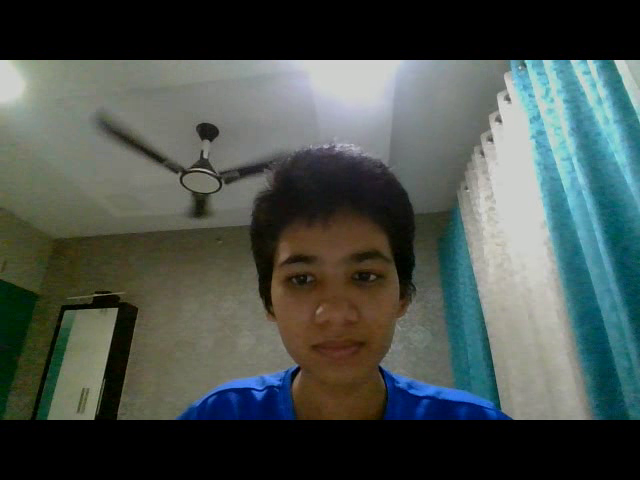
#> input picture frame 31 of Videos/myVideo.avi, 640 x 480 px, given in place of vtest.avi, which was not available
$ jupyter execute 26-object-tracking.ipynb   (text cells are left out)
#> lines starting #> are read from the running program, lines starting #| are printed output that depends on the picture; after the words box and inside, x2 and y2 are one past the last pixel; in counts of white or black regions, pixels touching at a corner belong together; pictures that were not available may be replaced by others from this repository, and a replacement may not be noted
[cell 1]
import cv2
import numpy as np

[cell 2]
cap = cv2.VideoCapture('./Videos/vtest.avi')
ret,frame = cap.read()
#> frame is the input picture: shape (480, 640, 3); mean B, G, R 76.5, 80.9, 72.1

[cell 3]
# set the initial location of target window
x,y,w,h = 250, 220, 40, 90
track_window = (x,y,w,h)

[cell 4]
# set roi for tracking
roi = frame[y:y+h, x:x+w]
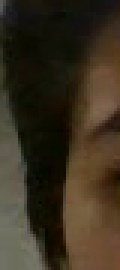
#> roi: shape (90, 40, 3) (shown 3 times larger); mean B, G, R 31.7, 47.8, 57.8

# histogram back projected image
hsv_roi = cv2.cvtColor(roi, cv2.COLOR_BGR2HSV)
#> hsv_roi: shape (90, 40, 3); mean H, S, V 23.2, 139, 58.1
mask = cv2.inRange(hsv_roi, np.array((0.,60.,32.)), np.array((180.,255.,255.)))
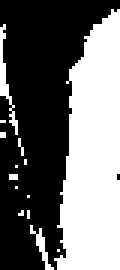
#> mask: shape (90, 40) (shown 3 times larger); 42.8% white; 14 white regions (11 under 20 px), largest, box (x1, y1, x2, y2) and area: (18, 3, 40, 90) 1417, (0, 8, 6, 45) 60, (10, 75, 18, 90) 33
roi_hist = cv2.calcHist([hsv_roi], [0], mask, [180], [0,180])
#> roi_hist = 180 values, max 245 at index 15, min 0 at index 0, mean 8.56
roi_hist = cv2.normalize(roi_hist, roi_hist, 0, 255, cv2.NORM_MINMAX)
#> roi_hist = 180 values, max 255 at index 15, min 0 at index 0, mean 8.9

[cell 5]
# Set up the termination criteria
# either 10 iterations or move by at least 1 pt
term_criteria = (cv2.TERM_CRITERIA_EPS | cv2.TERM_CRITERIA_COUNT, 10, 1)

[cell 6]
while True:
    ret, frame = cap.read()
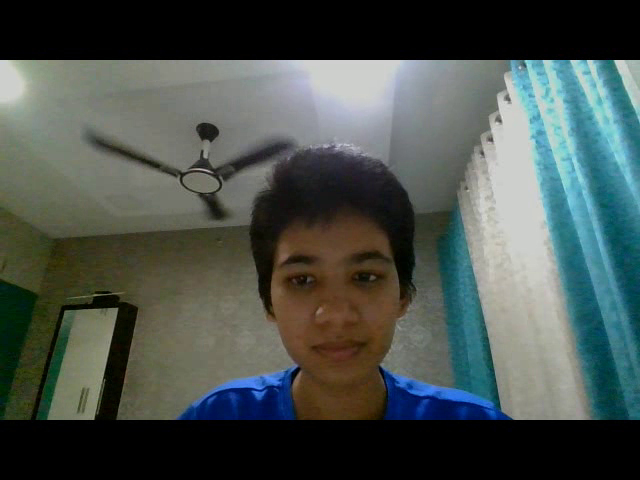
#> input picture frame 32 of Videos/myVideo.avi, 640 x 480 px, given in place of vtest.avi, which was not available
#> frame is the input picture: shape (480, 640, 3); mean B, G, R 76.6, 80.8, 72.2
    if ret == True:
        hsv = cv2.cvtColor(frame, cv2.COLOR_BGR2HSV)
#> hsv: shape (480, 640, 3); mean H, S, V 42.9, 67.5, 86.8


        # find the new hist back projected image
        dst = cv2.calcBackProject([hsv], [0], roi_hist, [0,180], 1)
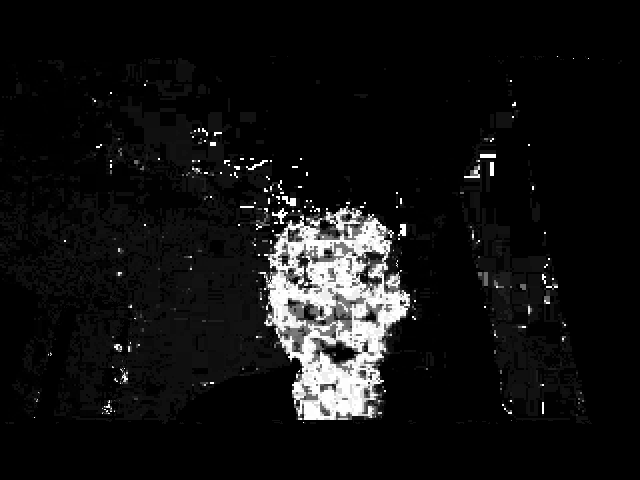
#> dst: shape (480, 640); min 0, max 255, mean 17.6


        # apply mean shift to get the new location
        # ret,track_window = cv2.meanShift(dst, track_window, term_criteria)

        # apply cam shift method
        ret,track_window = cv2.CamShift(dst, track_window, term_criteria)
#> ret = ((290.5, 285), (57.43, 121.6), 2.75); track_window = (261, 223, 59, 124)


        # draw it on image
        x,y,w,h = track_window
#> x = 261; y = 223; w = 59; h = 124
        finalImg = cv2.rectangle(frame, (x,y), (x+w,y+h), 255, 3)


        cv2.imshow('frame', frame)
        cv2.imshow('final image', finalImg)
        cv2.imshow('back projected image', dst)
        if cv2.waitKey(30) & 0xFF == ord('q'):
#> (key q is pressed here)
            break

cap.release()
cv2.destroyAllWindows()

$ run again, starting later in the video
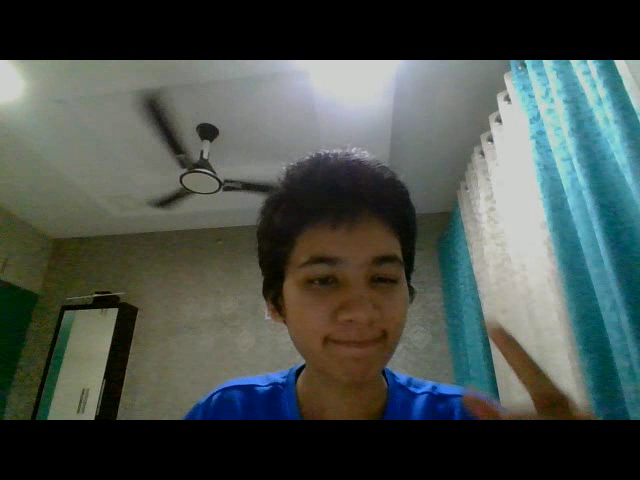
#> input picture frame 141 of Videos/myVideo.avi, 640 x 480 px, given in place of vtest.avi, which was not available
#> frame is the input picture: shape (480, 640, 3); mean B, G, R 75.3, 80.1, 71.6
#> hsv_roi: shape (90, 40, 3); mean H, S, V 28.1, 128.6, 45.4
#> `mask = cv2.inRange(hsv_roi, np.array((0.,60.,32.)), np.array((180.,255..`:
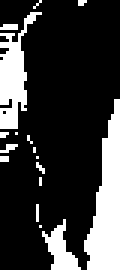
#> mask: shape (90, 40) (shown 3 times larger); 22.4% white; 17 white regions (14 under 20 px), largest, box (x1, y1, x2, y2) and area: (28, 33, 40, 90) 404, (0, 4, 14, 43) 240, (14, 73, 27, 90) 100
#> `roi_hist = cv2.calcHist([hsv_roi], [0], mask, [180], [0,180])`: roi_hist = 180 values, max 90 at index 30, min 0 at index 0, mean 4.48
#> `roi_hist = cv2.normalize(roi_hist, roi_hist, 0, 255, cv2.NORM_MINMAX)`: roi_hist = 180 values, max 255 at index 30, min 0 at index 0, mean 12.7
#> hsv: shape (480, 640, 3); mean H, S, V 42.5, 70.1, 85.6
#> `dst = cv2.calcBackProject([hsv], [0], roi_hist, [0,180], 1)`:
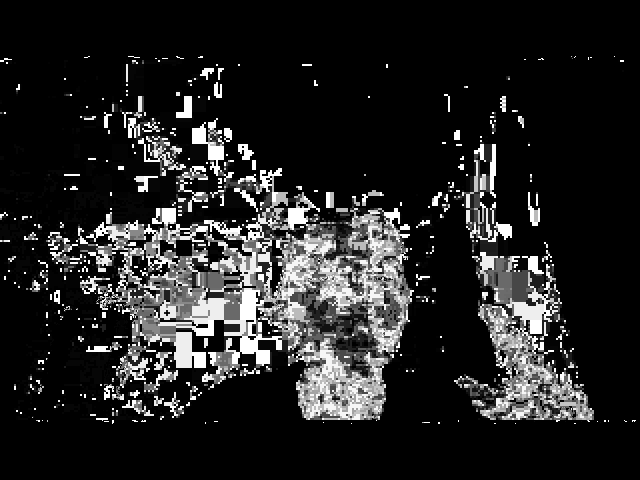
#> dst: shape (480, 640); min 0, max 255, mean 35.5
#> ret = ((249.5, 285), (63.01, 124.1), 178.3); track_window = (217, 222, 65, 126)
#> x = 217; y = 222; w = 65; h = 126

$ run again, starting later in the video
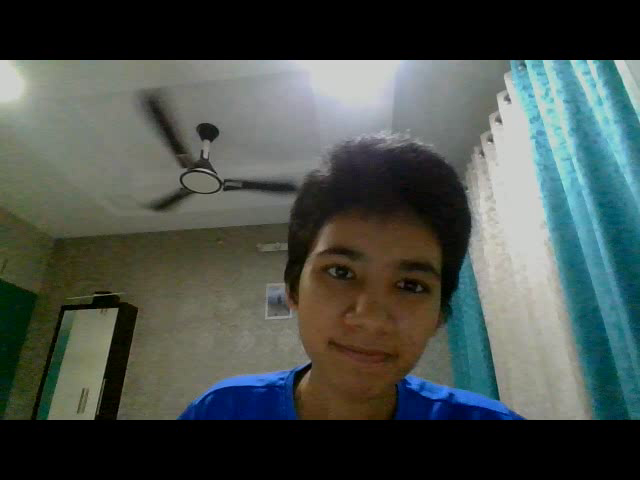
#> input picture frame 252 of Videos/myVideo.avi, 640 x 480 px, given in place of vtest.avi, which was not available
#> frame is the input picture: shape (480, 640, 3); mean B, G, R 75.6, 80.1, 72.1
#> hsv_roi: shape (90, 40, 3); mean H, S, V 34.8, 53.3, 85.7
#> `mask = cv2.inRange(hsv_roi, np.array((0.,60.,32.)), np.array((180.,255..`:
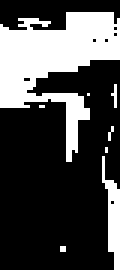
#> mask: shape (90, 40) (shown 3 times larger); 29.2% white; 8 white regions (6 under 20 px), largest, box (x1, y1, x2, y2) and area: (0, 4, 40, 54) 914, (34, 52, 40, 90) 115
#> `roi_hist = cv2.calcHist([hsv_roi], [0], mask, [180], [0,180])`: roi_hist = 180 values, max 181 at index 25, min 0 at index 0, mean 5.84
#> `roi_hist = cv2.normalize(roi_hist, roi_hist, 0, 255, cv2.NORM_MINMAX)`: roi_hist = 180 values, max 255 at index 25, min 0 at index 0, mean 8.23
#> hsv: shape (480, 640, 3); mean H, S, V 42.2, 68.4, 86.3
#> `dst = cv2.calcBackProject([hsv], [0], roi_hist, [0,180], 1)`:
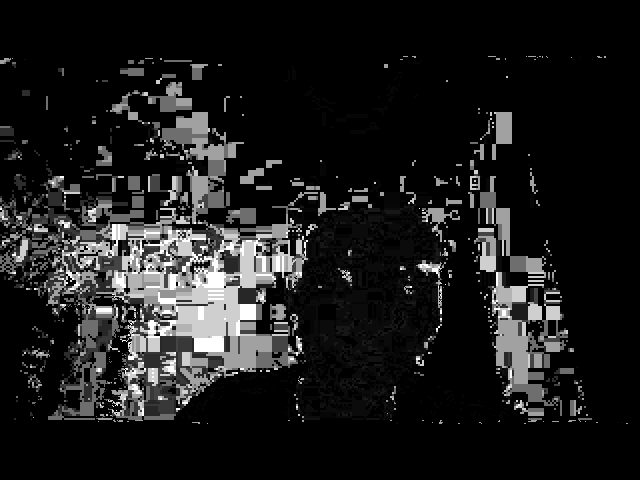
#> dst: shape (480, 640); min 0, max 255, mean 27.8
#> ret = ((247.5, 270), (65.5, 116.9), 6.58); track_window = (214, 211, 67, 118)
#> x = 214; y = 211; w = 67; h = 118
